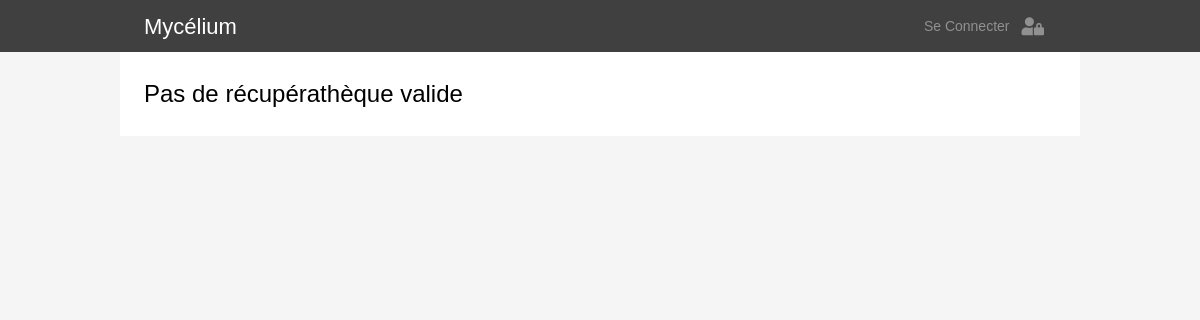
The app's page /item_page.php?r=gilbards&id=1, older data.
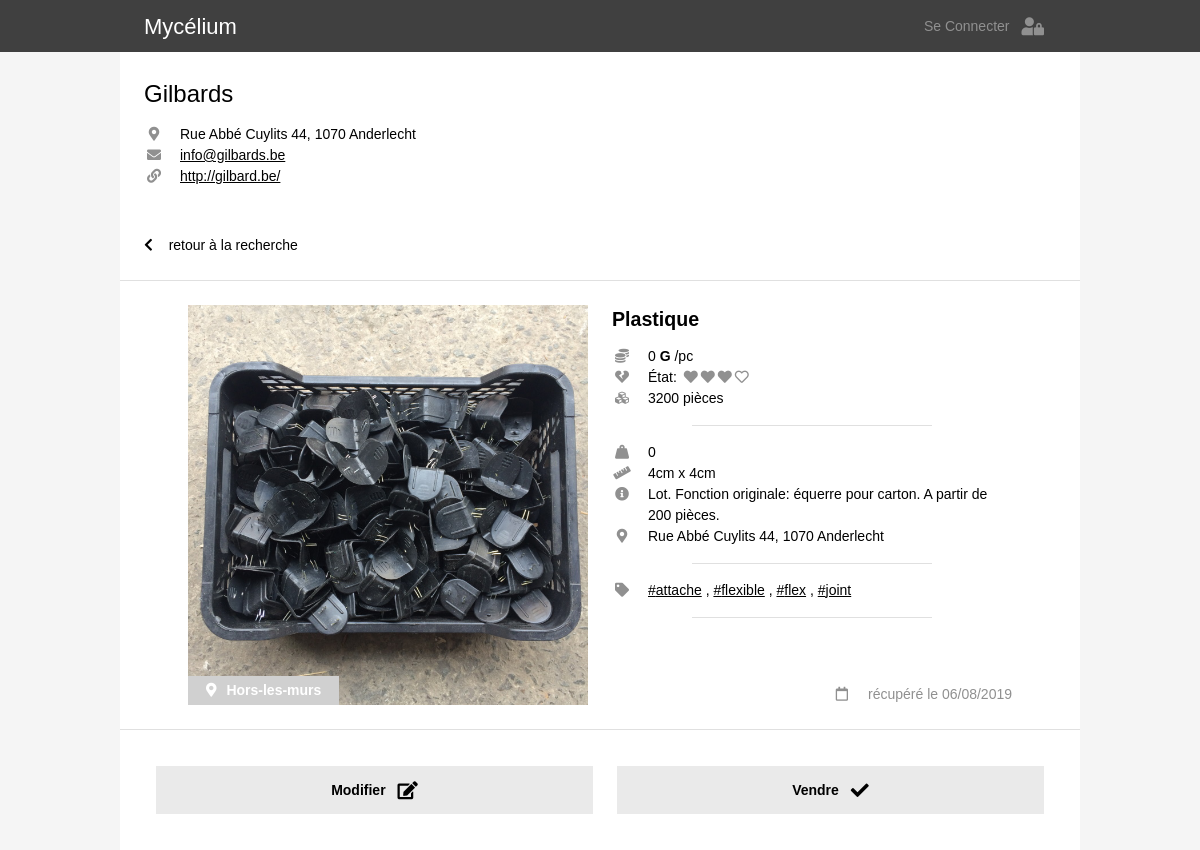
The same page, newer data.
### tables this page shows
CREATE TABLE IF NOT EXISTS `recuperatheques` (
  `ID` int(11) NOT NULL AUTO_INCREMENT,
  `nom` varchar(255) NOT NULL,
  `adresse` varchar(255) NOT NULL,
  `monnaie` varchar(8) NOT NULL,
  `telephone` varchar(16) NOT NULL,
  `mdp` varchar(255) NOT NULL,
  `site` varchar(255) NOT NULL,
  `pseudo` varchar(16) NOT NULL,
  `mail` varchar(255) NOT NULL,
  `date_creation` date DEFAULT NULL,
  PRIMARY KEY (`ID`)
);

CREATE TABLE IF NOT EXISTS `gilbards` (
  `ID` int(11) NOT NULL AUTO_INCREMENT,
  `ID_categorie` int(11) NOT NULL,
  `ID_souscategorie` int(11) NOT NULL,
  `pieces` int(11) NOT NULL,
  `dimensions` varchar(255) NOT NULL,
  `etat` int(11) NOT NULL,
  `tags` text NOT NULL,
  `remarques` text NOT NULL,
  `date_ajout` datetime NOT NULL DEFAULT CURRENT_TIMESTAMP,
  `poids` float NOT NULL,
  `prix` float NOT NULL,
  `localisation` varchar(255) NOT NULL,
  PRIMARY KEY (`ID`)
);

CREATE TABLE IF NOT EXISTS `categorie` (
  `ID` int(11) NOT NULL AUTO_INCREMENT,
  `nom` varchar(255) NOT NULL,
  `score` int(11) NOT NULL,
  PRIMARY KEY (`ID`)
);

### connection_db.php (called while the page is built, shortened)
<?php
  function link_construct($params, $web_page = 1){
    $getURL = $web_page . '?' . http_build_query(array_merge($_GET, $params));
    return $getURL;
  }
?>

### item_page.php (the view, shortened to what the changed rows need)
<!DOCTYPE html>
<html lang="en">
<head>
  <link rel="stylesheet" href="css/w3.css">
  <link rel="stylesheet" href="https://use.fontawesome.com/releases/v5.7.0/css/all.css">
  <link rel="stylesheet" href="https://indestructibletype.com/fonts/Jost.css" type="text/css" charset="utf-8" />
  <link rel="stylesheet" href="css/main.css">
  <link rel="stylesheet" href="css/item.css">
  <link rel="stylesheet" href="css/add_form.css">
</head>
<body>
  <?php
  include('connection_db.php')
  ?>
  <?php
    $req = $bdd->prepare(' SELECT pseudo FROM recuperatheques ');
    $req->execute();
    $recuperatheques = array();
    while($item = $req->fetch()){
      array_push($recuperatheques,$item['pseudo']);
    }
    if (isset($_GET['r']) && in_array($_GET['r'], $recuperatheques)){
      $recuperatheque = htmlspecialchars($_GET['r']);
    } else{
      $recuperatheque = null;
    }
  ?>
  <?php
    if (isset($_GET['id'])){
      $id = htmlspecialchars($_GET['id']);
    } else{
      $id = 0;
    }
  ?>
  <div class="quasi-fullwidth space-header">
    <?php
      if($recuperatheque){
        $req = $bdd->prepare(' SELECT * FROM recuperatheques WHERE pseudo = :recuperatheque ');
        $req->bindValue(':recuperatheque', $recuperatheque , PDO::PARAM_STR);
        $req->execute();
        $recup_info = $req->fetch();
        include("recuperatheque_info.php");
    ?>
    <div class="container border-bottom back-link-container">
      <a onclick="back_link()" ><i class="fas fa-chevron-left"></i> retour à la recherche </a>
    </div>
    <div class="item-single-container">
      <?php
        $req = $bdd->prepare('  SELECT
                                c.ID AS ID_item, c.ID_categorie, c.ID_souscategorie, c.pieces AS pieces, c.dimensions AS dimensions, c.etat AS etat, c.tags AS tags, c.prix AS prix, c.poids AS poids, c.remarques AS remarques, c.localisation AS localisation,
                                c.date_ajout AS date_ajout, DATE_FORMAT(c.date_ajout, \'%d/%m/%Y\') AS date_ajout_fr,
                                cat.ID, cat.nom AS categorie,
                                sscat.ID AS sscatID, sscat.ID_categorie, sscat.unite AS unitesscat, sscat.prix AS prixsscat, sscat.nom AS sous_categorie
                                FROM ' . $recuperatheque . ' c
                                INNER JOIN categorie cat ON c.ID_categorie=cat.ID
                                INNER JOIN souscategorie sscat ON c.ID_souscategorie=sscat.ID
                                WHERE c.id=:id');
        $req->bindValue(':id', $id, PDO::PARAM_INT);
        $req->execute();
      ?>
      <?php
        if ($req->rowCount() > 0) {
          $item = $req->fetch();
          include('item.php'); ?>
          <?php
        }
        else{
          echo '<h3 class="erreur"> Cet objet n\'existe pas </h3>';
          $item=0;
        }
      ?>
    </div>
    <div class="container border-top item-buttons-container">
      <button class="button-flex item-button" onclick="window.location.href = 'edit_form.php?id=<?php echo $id;?>';">
        <div class="button-title">Modifier</div>
        <i class='button-icon w3-large fas fa-edit'></i>
      </button>
      <button class="button-flex item-button" onclick="document.getElementById('modal_sell').style.display='block'">
        <div class="button-title">Vendre</div>
        <i class='button-icon w3-large fas fa-check'></i>
      </button>
    </div>
    <?php
    }
    else {
      echo '<h3 class="erreur"> Pas de récupérathèque valide </h3>';
    }
    ?>
  </div>
</body>
</html>

### recuperatheque_info.php (shortened to what the changed rows need)
<div class="container recuperatheque">
    <h3> <?php echo $recup_info['nom'] ;?> </h3>
    <div class="recuperatheque-info">
      <?php if ($recup_info['adresse']){ ?>
        <div class="item-info-line">
          <i class="fas fa-map-marker-alt item-icon"></i>
          <div class="item-info"> <?php echo $recup_info['adresse'];?> </div>
        </div>
        <?php
        }
      ?>
      <?php if ($recup_info['mail']){ ?>
        <div class="item-info-line">
          <i class="fas fa-envelope item-icon"></i>
          <a class="item-info" href="mailto:<?php echo $recup_info['mail'];?>"> <?php echo $recup_info['mail'];?></a>
        </div>
        <?php
        }
      ?>
      <?php if ($recup_info['site']){ ?>
        <div class="item-info-line">
          <i class="fas fa-link item-icon"></i>
          <a class="item-info" href="<?php echo $recup_info['site'];?>" target="_blank"> <?php echo $recup_info['site'];?></a>
        </div>
      <?php
      }
      ?>
    </div>
</div>

### item.php (shortened to what the changed rows need)
<?php
  $prix = $item['prix'];
  $piece = "1 pièce";
  if ($item['pieces']>1){
    $piece = $item['pieces'] . " pièces";
  }
  $tags = explode(", ",$item['tags']);
  if ($item['dimensions']==''){
    $dimensions='non-disponibles';
  }
  else{
    $dimensions=$item['dimensions'];
  }
  if ($item['remarques']==''){
    $remarques='pas de remarques';
  }
  else{
    $remarques=$item['remarques'];
  }
?>
<div class='item'>
  <div class="item-photo-container">
      <?php
      echo '<img class="item-photo" src="photos/' . $item['ID_item'] . '.jpg" />'
      ?>
      <?php
        if ($item['localisation']){ ?>
            <div class="hors-les-murs"> <i class="fas fa-map-marker-alt"></i> Hors-les-murs </div>
        <?php
        }
      ?>
  </div>
  <div class="item-text-container">
    <div class='item-categorie-container'>
      <?php
      if ($item['sous_categorie']!='Autre'){
        ?>
        <span class="item-souscategorie"> <?php echo $item['sous_categorie']; ?> </span>
        <span class="item-categorie"> (<?php echo $item['categorie']; ?>) </span>
      <?php
      }
      else{
        ?>
        <span class="item-souscategorie"> <?php echo $item['categorie']; ?> </span>
      <?php
      }
      ?>
    </div>
    <div class="item-info-container">
      <div class="item-info-line">
        <i class='fas fa-coins item-icon'></i>
        <div class="item-info"><?php echo $prix; ?> <b><?php echo $recup_info['monnaie'];; ?></b> /pc </div>
      </div>
      <div class="item-info-line">
        <i class='fas fa-heart-broken item-icon'></i>
        <div class="item-info"> État:
          <span class='etat-icon-container'>
          <?php
          for($n = 0; $n < 4; $n++){
            if($item['etat'] > $n){
              echo '<i class="fas fa-heart"></i>' ;
            } else{
              echo '<i class="far fa-heart"></i>' ;
            }
          }
          ?>
          </span>
        </div>
      </div>
      <div class="item-info-line">
        <i class='fas fa-cubes item-icon'></i>
        <div class="item-info"><?php echo $piece; ?></div>
      </div>
    </div>
    <div class="item-info-plus-container">
      <?php
        if ($item['unitesscat']=='kg'){ ?>
          <div class="item-info-line">
            <i class='fas fa-weight-hanging item-icon'></i>
            <div class="item-info"> <?php echo $item['poids']; ?> </div>
          </div>
        <?php
        }
      ?>
      <div class="item-info-line">
        <i class='fas fa-ruler item-icon'></i>
        <div class="item-info"> <?php echo $dimensions; ?> </div>
      </div>
      <div class="item-info-line">
        <i class='fas fa-info-circle item-icon'></i>
        <div class="item-info"> <?php echo $remarques; ?> </div>
      </div>
      <?php
        if ($item['localisation']){ ?>
          <div class="item-info-line">
            <i class="fas fa-map-marker-alt item-icon"></i>
            <div class="item-info"> <?php echo $item['localisation']; ?> </div>
          </div>
        <?php
        }
      ?>
    </div>
    <div class='item-tags-container'>
      <div class="item-info-line">
        <i class='fas fa-tag item-icon'></i>
        <div class="item-info">
          <?php
            for($n = 0; $n < count($tags); $n++){?>
              <a class="item-tag" href= <?php echo link_construct(array('q'=>$tags[$n],'id'=>null, 'page'=>1), 'catalogue.php') ?> >#<?php echo $tags[$n];?></a>
              <?php
              if($n!=count($tags)-1){ echo ', '; }
            }
          ?>
        </div>
      </div>
    </div>
    <div class="item-date-container">
      <div class="item-info-line">
        <i class='far fa-calendar item-icon'></i>
        <div class="item-info">récupéré le <?php echo $item['date_ajout_fr']; ?></div>
      </div>
    </div>
  </div>
</div>

Row changes from the older to the newer data that the page shows:
now on this page (row edited): recuperatheques: nom "Gilbards", adresse "Rue Abbé Cuylits 44, 1070 Anderlecht", mail "info@gilbards.be", site "http://gilbard.be/", monnaie "G"
now on this page (row unchanged): gilbards: ID_categorie.nom "Plastique", prix "0", etat 3 (drawn), pieces "3200 pièces", poids "0", dimensions "4cm x 4cm", remarques "Lot. Fonction originale: équerre pour carton. A partir de 200 pièces.", localisation "Rue Abbé Cuylits 44, 1070 Anderlecht", tags "attache", tags "flexible", tags "flex", tags "joint"
Text that changed along with them:
$item['date_ajout_fr']: (not shown) → "06/08/2019"
text no longer shown: "Pas de récupérathèque valide"
text now shown: "retour à la recherche Hors-les-murs /pc État: récupéré le Modifier Vendre"
